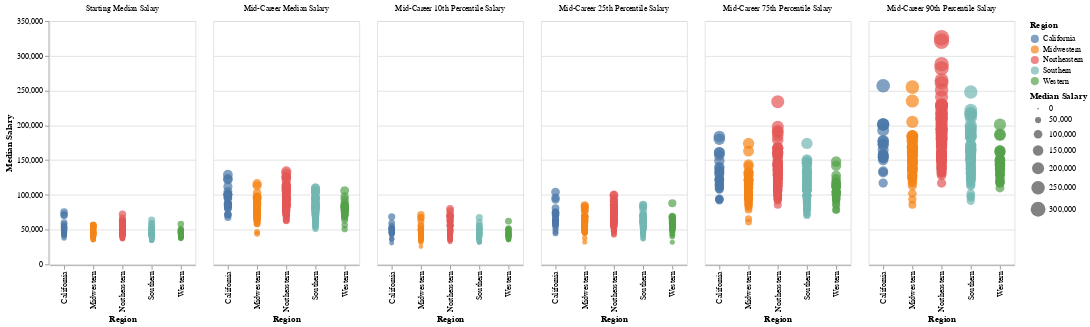

The notebook cell this image was saved under:
### Code cell
import pandas as pd
import altair as alt

# Load the regional dataset
df_region = pd.read_csv('salaries-by-region.csv')

# Define the salary-related columns
salary_columns = [
    'Starting Median Salary', 'Mid-Career Median Salary',
    'Mid-Career 10th Percentile Salary', 'Mid-Career 25th Percentile Salary',
    'Mid-Career 75th Percentile Salary', 'Mid-Career 90th Percentile Salary',
]

# Clean the salary columns in the DataFrame
for column in salary_columns:
    df_region[column] = df_region[column].str.replace(r'[$,]', '', regex=True)
    df_region[column] = pd.to_numeric(df_region[column], errors='coerce')  # Convert columns to numeric, turn errors to NaN

# Melt the DataFrame for Altair visualization
melted_df_region = df_region.melt(
    id_vars=['School Name', 'Region'],
    value_vars=salary_columns,
    var_name='Salary Type', value_name='Median Salary'
)

# Create an Altair chart object
chart = alt.Chart(melted_df_region).mark_circle(size=100).encode(
    x=alt.X('Region:N', axis=alt.Axis(title='Region')),
    y=alt.Y('Median Salary:Q', axis=alt.Axis(title='Median Salary'), scale=alt.Scale(zero=True)),  # Set zero=True to start y-axis at 0
    color=alt.Color('Region:N', legend=alt.Legend(title="Region")),
    tooltip=['School Name:N', 'Median Salary:Q', 'Region:N'],
    size=alt.Size('Median Salary:Q', legend=alt.Legend(title="Median Salary")),
    column=alt.Column('Salary Type:N', sort=salary_columns, header=alt.Header(title=None))
).properties(
    width=180,  # Chart width
    height=300   # Chart height
).interactive()

chart

### Figure 1 — Vega-Lite specification as saved in the notebook (floating-point values rounded to 4 significant figures; data arrays with more than 128 entries replaced by an {"elided": "..."} marker saying what was removed)
{"config": {"view": {"continuousWidth": 300, "continuousHeight": 300}}, "data": {"name": "data-4b300e66f61d29f1b897827b576bd8a1"}, "mark": {"type": "circle", "size": 100}, "encoding": {"color": {"field": "Region", "legend": {"title": "Region"}, "type": "nominal"}, "column": {"field": "Salary Type", "header": {"title": null}, "sort": ["Starting Median Salary", "Mid-Career Median Salary", "Mid-Career 10th Percentile Salary", "Mid-Career 25th Percentile Salary", "Mid-Career 75th Percentile Salary", "Mid-Career 90th Percentile Salary"], "type": "nominal"}, "size": {"field": "Median Salary", "legend": {"title": "Median Salary"}, "type": "quantitative"}, "tooltip": [{"field": "School Name", "type": "nominal"}, {"field": "Median Salary", "type": "quantitative"}, {"field": "Region", "type": "nominal"}], "x": {"axis": {"title": "Region"}, "field": "Region", "type": "nominal"}, "y": {"axis": {"title": "Median Salary"}, "field": "Median Salary", "scale": {"zero": true}, "type": "quantitative"}}, "height": 300, "params": [{"name": "param_23", "select": {"type": "interval", "encodings": ["x", "y"]}, "bind": "scales"}], "width": 180, "$schema": "https://vega.github.io/schema/vega-lite/v5.17.0.json", "datasets": {"data-4b300e66f61d29f1b897827b576bd8a1": {"elided": "1920 records"}}}
